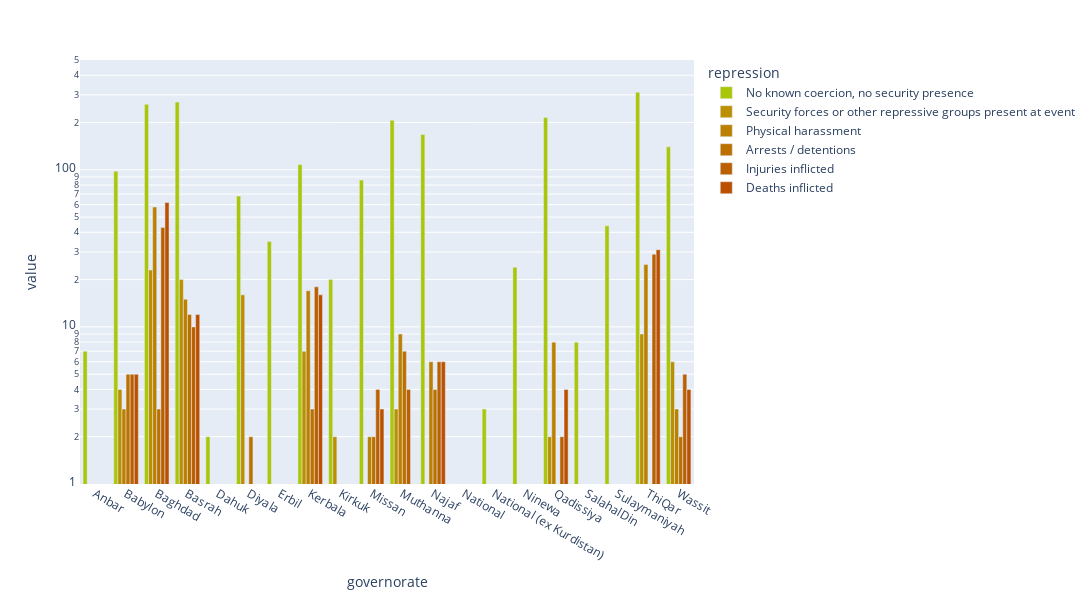

Notebook cell for this chart:
### Code cell
df = create_df('governorate')
color_dict= col_func(df)

fig = px.bar(df, log_y=True, range_y= [1,500],barmode='group',
            width=1400, height=600,
            color_discrete_map=color_dict)
fig.show()
plt.savefig('gov_repress.png')

### Figure 1 — Plotly figure (JSON) as saved in the notebook; plotly's stock layout.template omitted (floating-point values rounded to 4 significant figures)
{"data": [{"alignmentgroup": "True", "hovertemplate": "repression=No known coercion, no security presence<br>governorate=%{x}<br>value=%{y}<extra></extra>", "legendgroup": "No known coercion, no security presence", "marker": {"color": "#A9C609", "pattern": {"shape": ""}}, "name": "No known coercion, no security presence", "offsetgroup": "No known coercion, no security presence", "orientation": "v", "showlegend": true, "textposition": "auto", "type": "bar", "x": ["Anbar", "Babylon", "Baghdad", "Basrah", "Dahuk", "Diyala", "Erbil", "Kerbala", "Kirkuk", "Missan", "Muthanna", "Najaf", "National", "National (ex Kurdistan)", "Ninewa", "Qadissiya", "SalahalDin", "Sulaymaniyah", "ThiQar", "Wassit"], "xaxis": "x", "y": [7, 98, 261, 270, 2, 68, 35, 108, 20, 86, 207, 168, 1, 3, 24, 215, 8, 44, 312, 140], "yaxis": "y"}, {"alignmentgroup": "True", "hovertemplate": "repression=Security forces or other repressive groups present at event<br>governorate=%{x}<br>value=%{y}<extra></extra>", "legendgroup": "Security forces or other repressive groups present at event", "marker": {"color": "#BB9000", "pattern": {"shape": ""}}, "name": "Security forces or other repressive groups present at event", "offsetgroup": "Security forces or other repressive groups present at event", "orientation": "v", "showlegend": true, "textposition": "auto", "type": "bar", "x": ["Anbar", "Babylon", "Baghdad", "Basrah", "Dahuk", "Diyala", "Erbil", "Kerbala", "Kirkuk", "Missan", "Muthanna", "Najaf", "National", "National (ex Kurdistan)", "Ninewa", "Qadissiya", "SalahalDin", "Sulaymaniyah", "ThiQar", "Wassit"], "xaxis": "x", "y": [null, 4, 23, 20, null, 16, null, 7, 2, null, 3, 1, null, null, 1, 2, null, null, 9, 6], "yaxis": "y"}, {"alignmentgroup": "True", "hovertemplate": "repression=Physical harassment<br>governorate=%{x}<br>value=%{y}<extra></extra>", "legendgroup": "Physical harassment", "marker": {"color": "#BB8000", "pattern": {"shape": ""}}, "name": "Physical harassment", "offsetgroup": "Physical harassment", "orientation": "v", "showlegend": true, "textposition": "auto", "type": "bar", "x": ["Anbar", "Babylon", "Baghdad", "Basrah", "Dahuk", "Diyala", "Erbil", "Kerbala", "Kirkuk", "Missan", "Muthanna", "Najaf", "National", "National (ex Kurdistan)", "Ninewa", "Qadissiya", "SalahalDin", "Sulaymaniyah", "ThiQar", "Wassit"], "xaxis": "x", "y": [null, 3, 58, 15, null, 1, 1, 17, 1, 2, 9, 6, null, null, 1, 8, 1, 1, 25, 3], "yaxis": "y"}, {"alignmentgroup": "True", "hovertemplate": "repression=Arrests / detentions<br>governorate=%{x}<br>value=%{y}<extra></extra>", "legendgroup": "Arrests / detentions", "marker": {"color": "#BB7000", "pattern": {"shape": ""}}, "name": "Arrests / detentions", "offsetgroup": "Arrests / detentions", "orientation": "v", "showlegend": true, "textposition": "auto", "type": "bar", "x": ["Anbar", "Babylon", "Baghdad", "Basrah", "Dahuk", "Diyala", "Erbil", "Kerbala", "Kirkuk", "Missan", "Muthanna", "Najaf", "National", "National (ex Kurdistan)", "Ninewa", "Qadissiya", "SalahalDin", "Sulaymaniyah", "ThiQar", "Wassit"], "xaxis": "x", "y": [null, 5, 3, 12, null, 2, null, 3, null, 2, 7, 4, null, null, 1, 1, null, null, 1, 2], "yaxis": "y"}, {"alignmentgroup": "True", "hovertemplate": "repression=Injuries inflicted<br>governorate=%{x}<br>value=%{y}<extra></extra>", "legendgroup": "Injuries inflicted", "marker": {"color": "#BB6000", "pattern": {"shape": ""}}, "name": "Injuries inflicted", "offsetgroup": "Injuries inflicted", "orientation": "v", "showlegend": true, "textposition": "auto", "type": "bar", "x": ["Anbar", "Babylon", "Baghdad", "Basrah", "Dahuk", "Diyala", "Erbil", "Kerbala", "Kirkuk", "Missan", "Muthanna", "Najaf", "National", "National (ex Kurdistan)", "Ninewa", "Qadissiya", "SalahalDin", "Sulaymaniyah", "ThiQar", "Wassit"], "xaxis": "x", "y": [null, 5, 43, 10, null, null, null, 18, null, 4, 4, 6, null, null, null, 2, null, 1, 29, 5], "yaxis": "y"}, {"alignmentgroup": "True", "hovertemplate": "repression=Deaths inflicted<br>governorate=%{x}<br>value=%{y}<extra></extra>", "legendgroup": "Deaths inflicted", "marker": {"color": "#BB5000", "pattern": {"shape": ""}}, "name": "Deaths inflicted", "offsetgroup": "Deaths inflicted", "orientation": "v", "showlegend": true, "textposition": "auto", "type": "bar", "x": ["Anbar", "Babylon", "Baghdad", "Basrah", "Dahuk", "Diyala", "Erbil", "Kerbala", "Kirkuk", "Missan", "Muthanna", "Najaf", "National", "National (ex Kurdistan)", "Ninewa", "Qadissiya", "SalahalDin", "Sulaymaniyah", "ThiQar", "Wassit"], "xaxis": "x", "y": [null, 5, 62, 12, null, 1, null, 16, null, 3, 1, 6, null, null, null, 4, null, null, 31, 4], "yaxis": "y"}], "layout": {"barmode": "group", "height": 600, "legend": {"title": {"text": "repression"}, "tracegroupgap": 0}, "margin": {"t": 60}, "width": 1400, "xaxis": {"anchor": "y", "domain": [0, 1], "title": {"text": "governorate"}}, "yaxis": {"anchor": "x", "domain": [0, 1], "range": [0, 2.699], "title": {"text": "value"}, "type": "log"}}}
